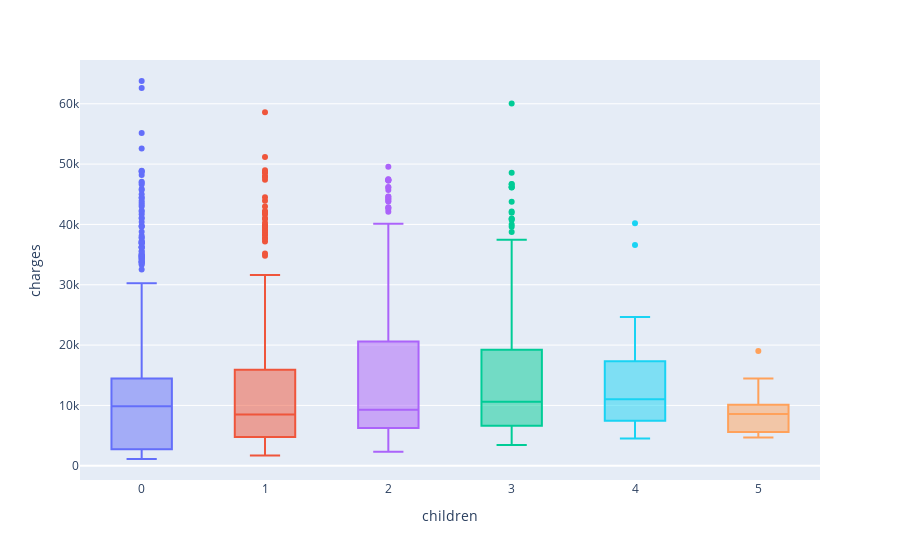

Notebook code cell kept with this figure:
### Markdown cell above
Children

### Code cell
# impact of children on charges
fig = px.box(df, x='children', y='charges', color='children')
fig.update_layout(showlegend=False)
fig.show()

### Figure 1 — Plotly figure (JSON) as saved in the notebook; plotly's stock layout.template omitted (floating-point values rounded to 4 significant figures; data arrays with more than 128 entries replaced by an {"elided": "..."} marker saying what was removed)
{"data": [{"alignmentgroup": "True", "hovertemplate": "children=%{x}<br>charges=%{y}<extra></extra>", "legendgroup": "0", "marker": {"color": "#636efa"}, "name": "0", "notched": false, "offsetgroup": "0", "orientation": "v", "showlegend": true, "type": "box", "x": {"elided": "573 int values"}, "x0": " ", "xaxis": "x", "y": {"elided": "573 float values"}, "y0": " ", "yaxis": "y"}, {"alignmentgroup": "True", "hovertemplate": "children=%{x}<br>charges=%{y}<extra></extra>", "legendgroup": "1", "marker": {"color": "#EF553B"}, "name": "1", "notched": false, "offsetgroup": "1", "orientation": "v", "showlegend": true, "type": "box", "x": {"elided": "324 int values"}, "x0": " ", "xaxis": "x", "y": {"elided": "324 float values"}, "y0": " ", "yaxis": "y"}, {"alignmentgroup": "True", "hovertemplate": "children=%{x}<br>charges=%{y}<extra></extra>", "legendgroup": "3", "marker": {"color": "#00cc96"}, "name": "3", "notched": false, "offsetgroup": "3", "orientation": "v", "showlegend": true, "type": "box", "x": {"elided": "157 int values"}, "x0": " ", "xaxis": "x", "y": {"elided": "157 float values"}, "y0": " ", "yaxis": "y"}, {"alignmentgroup": "True", "hovertemplate": "children=%{x}<br>charges=%{y}<extra></extra>", "legendgroup": "2", "marker": {"color": "#ab63fa"}, "name": "2", "notched": false, "offsetgroup": "2", "orientation": "v", "showlegend": true, "type": "box", "x": {"elided": "240 int values"}, "x0": " ", "xaxis": "x", "y": {"elided": "240 float values"}, "y0": " ", "yaxis": "y"}, {"alignmentgroup": "True", "hovertemplate": "children=%{x}<br>charges=%{y}<extra></extra>", "legendgroup": "5", "marker": {"color": "#FFA15A"}, "name": "5", "notched": false, "offsetgroup": "5", "orientation": "v", "showlegend": true, "type": "box", "x": [5, 5, 5, 5, 5, 5, 5, 5, 5, 5, 5, 5, 5, 5, 5, 5, 5, 5], "x0": " ", "xaxis": "x", "y": [4688.0, 6799.0, 4831.0, 5080.0, 9789.0, 12590.0, 11550.0, 6666.0, 6654.0, 10100.0, 8966.0, 8597.0, 4915.0, 19020.0, 9222.0, 8582.0, 5615.0, 14480.0], "y0": " ", "yaxis": "y"}, {"alignmentgroup": "True", "hovertemplate": "children=%{x}<br>charges=%{y}<extra></extra>", "legendgroup": "4", "marker": {"color": "#19d3f3"}, "name": "4", "notched": false, "offsetgroup": "4", "orientation": "v", "showlegend": true, "type": "box", "x": [4, 4, 4, 4, 4, 4, 4, 4, 4, 4, 4, 4, 4, 4, 4, 4, 4, 4, 4, 4, 4, 4, 4, 4, 4], "x0": " ", "xaxis": "x", "y": [4505.0, 11030.0, 10410.0, 8163.0, 11520.0, 24670.0, 10980.0, 10740.0, 7512.0, 17940.0, 40180.0, 12950.0, 14390.0, 17130.0, 4878.0, 7244.0, 36580.0, 5709.0, 11300.0, 4561.0, 11020.0, 6059.0, 15830.0, 21470.0, 19500.0], "y0": " ", "yaxis": "y"}], "layout": {"boxmode": "overlay", "legend": {"title": {"text": "children"}, "tracegroupgap": 0}, "margin": {"t": 60}, "showlegend": false, "xaxis": {"anchor": "y", "categoryarray": [0, 1, 3, 2, 5, 4], "categoryorder": "array", "domain": [0, 1], "title": {"text": "children"}}, "yaxis": {"anchor": "x", "domain": [0, 1], "title": {"text": "charges"}}}}
